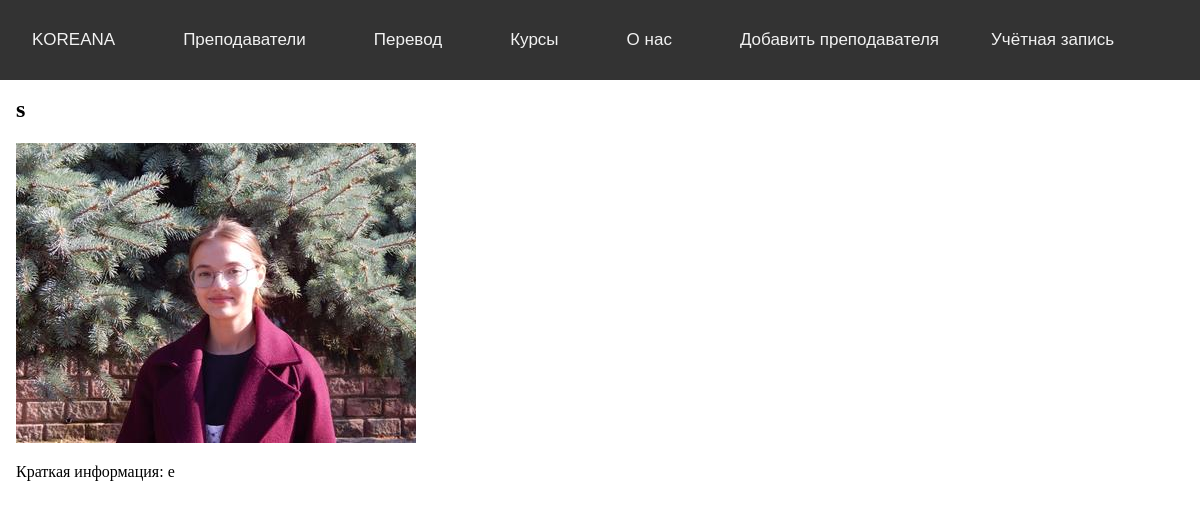
/teacher/e, run on the app's committed database.
### home_page/models.py (models this page shows, shortened)
class Teacher(models.Model):
    def validate_photo(fieldfile_obj):
        filesize = fieldfile_obj.file.size
        megabyte_limit = 10.0
        if filesize > megabyte_limit * 1024 * 1024:
            raise ValidationError("Max file size is %sMB" % str(megabyte_limit))
    name = models.CharField(max_length=80, db_index=True, verbose_name='Имя преподавателя')
    slug = models.SlugField(unique=True, max_length=255, db_index=True, verbose_name='URL')
    brief_info = models.CharField(max_length=400, verbose_name = 'Краткая информация')
    photo = ResizedImageField(size=[400, 400],validators=[validate_photo, FileExtensionValidator(allowed_extensions=['jpg', 'jpeg', 'png'])], verbose_name = "Фото преподавателя", blank=True, null=True)
    age = models.IntegerField(default=0)
    experience = models.CharField(max_length=400, verbose_name = "Профессиональный опыт")
    add_info = models.CharField(max_length=1000, verbose_name = "Дополнительная информация")
    rating = models.IntegerField(default=0, verbose_name = "Персональный рейтинг")
    price = models.IntegerField(default=0)
    lessons_amount = models.IntegerField(default=0)
    language = models.CharField(max_length=100)
    class Meta:
        verbose_name = 'Преподаватель'
        verbose_name_plural = 'Преподаватели'
        ordering = ['rating', 'name']

### home_page/views.py (the view)
# urls.py: path("teacher/<slug:teacher_slug>", views.show_teacher, name='teacher'),
def show_teacher(request, teacher_slug):
    teacher_info = get_object_or_404(Teacher, slug=teacher_slug)
    context = {
        'info': teacher_info,
        'main_menu': main_menu,
        'title': 'ПЕРСОНАЛЬНАЯ СТРАНИЦА ПРЕПОДАВАТЕЛЯ',
    }
    return render(request, 'home_page/teacher_page.html', context=context)

### home_page/templates/home_page/teacher_page.html (shortened to what this page needs)
{% extends 'home_page/base.html' %}
{% block content %}
        <h2> {{info.name}} </h2>
        {% if info.photo %}
            <div class="teacher-photo"> <img class="img-article-left thumb" src="{{info.photo.url}}"> </div>
        {% endif %}
        <p> Краткая информация: {{info.brief_info|truncatewords:50}} </p>
{% endblock content %}

### home_page/templates/home_page/base.html (shortened to what this page needs)
<!DOCTYPE html>
{% load static %}
<html lang="ru">
<head>
    <link rel="stylesheet" href="{% static 'home_page/css/style.css' %}">
</head>
<body>
{% block mainmenu %}
    <div class="menu-row">
        {% for m in main_menu %}
            <button class="btn" type="button"> <a href="{% url m.url_name %}">{{m.title}}</a> </button>
        {% endfor %}
        <div class="dropdown">
            <button class="dropbtn">Учётная запись</button>
        </div>
    </div>
{%endblock mainmenu %}
<div class="main">
{%block content%}
{% endblock content %}
</div>
</body>
</html>

### home_page/static/home_page/css/style.css (style rules this page uses)
body { margin:0; }
.main { padding: 16px; margin-top: 60px; }
.dropbtn { background-color: #333; border: none; float: left; display: block; color: #f2f2f2; text-align: center; padding: 14px 16px; text-decoration: none; font-size: 17px; }
.dropdown { position: relative; display: inline-block; }
.btn { background-color: #333; color: white; padding: 16px; font-size: 16px; border: none; }
.menu-row { background-color: #333; position: fixed; top: 0; width: 100%; }
.menu-row a { float: left; display: inline-block; color: #f2f2f2; text-align: center; padding: 14px 16px; text-decoration: none; font-size: 17px; }
.teacher-photo { display: inline-block; }

### data on the page
Teacher: name "s", photo (picture), brief_info "e"

### other printed values
{{ m.title }} "KOREANA" "Преподаватели" "Перевод" "Курсы" "О нас" "Добавить преподавателя"
